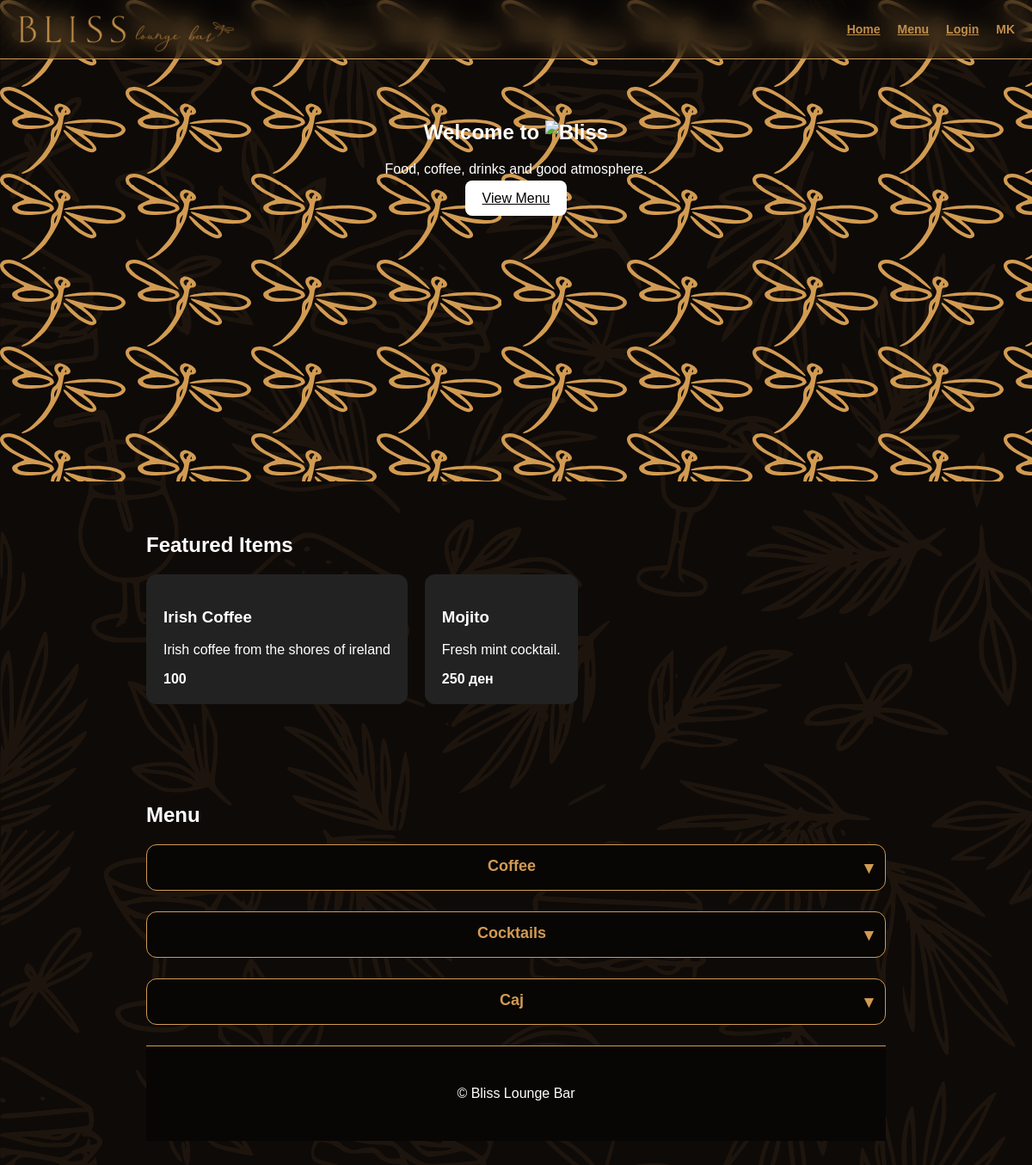
Before: / with the older database file.
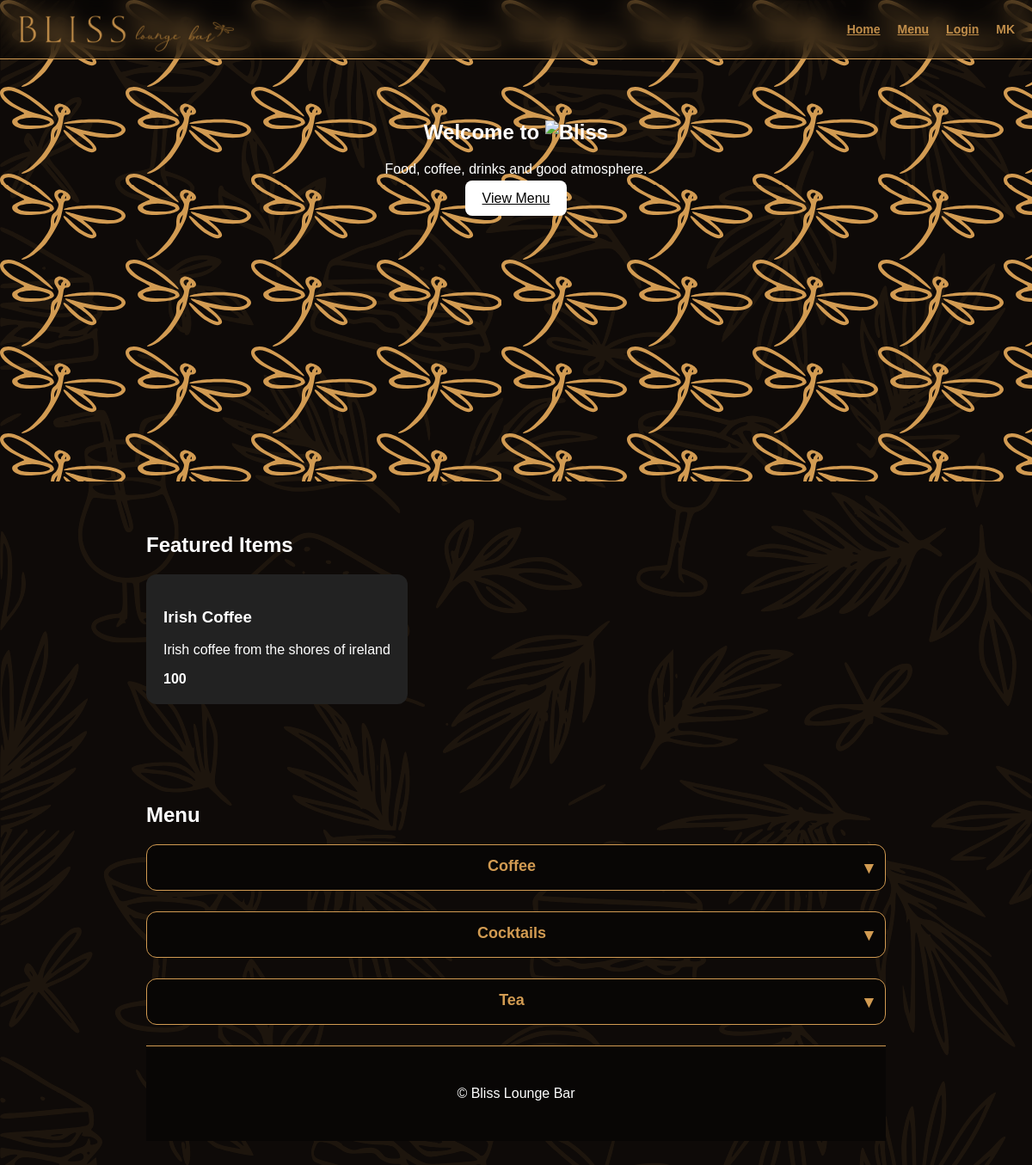
After: the same page with the newer database file.
### tables this page shows
CREATE TABLE items (
            id TEXT PRIMARY KEY,
            category_id TEXT,
            subcategory_id TEXT,
            name_en TEXT NOT NULL,
            name_mk TEXT NOT NULL,
            description_en TEXT DEFAULT '',
            description_mk TEXT DEFAULT '',
            price TEXT DEFAULT '',
            image TEXT DEFAULT '',
            featured INTEGER DEFAULT 0,
            FOREIGN KEY (category_id) REFERENCES categories(id) ON DELETE CASCADE,
            FOREIGN KEY (subcategory_id) REFERENCES subcategories(id) ON DELETE CASCADE
        );

CREATE TABLE categories (
            id TEXT PRIMARY KEY,
            name_en TEXT NOT NULL,
            name_mk TEXT NOT NULL
        );

### app.py (the view)
@app.route("/")
def home():
    lang = get_language()
    data = load_data()
    translated_categories = [
        translate_category(category, lang) for category in data["categories"]
    ]
    featured_items = get_featured_items(data, lang)
    return render_template(
        "index.html",
        lang=lang,
        categories=translated_categories,
        featured_items=featured_items,
    )

### app.py (called while the page is built)
def get_db():
    conn = sqlite3.connect(DATABASE)
    conn.row_factory = sqlite3.Row
    conn.execute("PRAGMA foreign_keys = ON")
    return conn

def row_to_item(row):
    return {
        "id": row["id"],
        "name_en": row["name_en"],
        "name_mk": row["name_mk"],
        "description_en": row["description_en"],
        "description_mk": row["description_mk"],
        "price": row["price"],
        "image": row["image"],
        "featured": bool(row["featured"]),
    }

def get_language():
    lang = request.args.get("lang", "en")
    if lang not in ["en", "mk"]:
        lang = "en"
    return lang

def translate_item(item, lang):
    return {
        "id": item["id"],
        "name": item.get(f"name_{lang}", item.get("name_en", "")),
        "name_en": item.get("name_en", ""),
        "name_mk": item.get("name_mk", ""),
        "description": item.get(f"description_{lang}", item.get("description_en", "")),
        "description_en": item.get("description_en", ""),
        "description_mk": item.get("description_mk", ""),
        "price": item.get("price", ""),
        "image": item.get("image", ""),
        "featured": item.get("featured", False),
    }

def translate_subcategory(subcategory, lang):
    return {
        "id": subcategory["id"],
        "name": subcategory.get(f"name_{lang}", subcategory.get("name_en", "")),
        "name_en": subcategory.get("name_en", ""),
        "name_mk": subcategory.get("name_mk", ""),
        "items": [translate_item(item, lang) for item in subcategory.get("items", [])],
    }

def translate_category(category, lang):
    return {
        "id": category["id"],
        "name": category.get(f"name_{lang}", category.get("name_en", "")),
        "name_en": category.get("name_en", ""),
        "name_mk": category.get("name_mk", ""),
        "items": [translate_item(item, lang) for item in category.get("items", [])],
        "subcategories": [
            translate_subcategory(subcategory, lang)
            for subcategory in category.get("subcategories", [])
        ],
    }

### templates/index.html (shortened to what this page needs)
<!DOCTYPE html>
<html lang="{{ lang }}">
<head>
    <link rel="stylesheet" href="{{ url_for('static', filename='style.css') }}">
</head>
<body>
    <header>
        <nav class="navbar">
    <div class="nav-top">
    <a href="/" class="logo">
        <img src="{{ url_for('static', filename='images/bliss-logo (BLISS).png') }}" alt="Bliss Logo">
        <img class="logo-sub"
             src="{{ url_for('static', filename='images/bliss-logo (LOUNGE BAR).png') }}"
             alt="Lounge Bar">
    </a>
</div>
    <div class="nav-links">
    <a href="/">Home</a>
    <a href="#menu">Menu</a>
    <a href="/admin">Login</a>
    {% if lang == "en" %}
    <a href="/?lang=mk" class="lang-btn">MK</a>
    {% else %}
    <a href="/?lang=en" class="lang-btn">EN</a>
    {% endif %}
</div>
</nav>
    </header>
    <section class="hero">
        <h2 class="hero-title">
    {% if lang == "en" %}
        Welcome to
    {% else %}
        Добредојдовте во
    {% endif %}
    <span class="hero-logo">
        <img src="{{ url_for('static', filename='images/bliss-logo.png') }}" alt="Bliss">
    </span>
</h2>
        <p>
            {% if lang == "en" %}
            Food, coffee, drinks and good atmosphere.
            {% else %}
            Храна, кафе, пијалоци и добра атмосфера.
            {% endif %}
        </p>
        <a href="#menu" class="button">
            {% if lang == "en" %}
            View Menu
            {% else %}
            Види Мени
            {% endif %}
        </a>
    </section>
    <section class="featured">
        <h2>
            {% if lang == "en" %}
            Featured Items
            {% else %}
            Издвоени производи
            {% endif %}
        </h2>
        <div class="featured-slider">
            {% for item in featured_items %}
            <div class="featured-card">
                <h3>{{ item.name }}</h3>
                <p>{{ item.description }}</p>
                <strong>{{ item.price }}</strong>
            </div>
            {% endfor %}
        </div>
    </section>
    <section id="menu" class="menu">
        <h2>
            {% if lang == "en" %}
            Menu
            {% else %}
            Мени
            {% endif %}
        </h2>
        {% for category in categories %}
<div class="menu-category">
    <button class="category-toggle">
        {{ category.name }}
    </button>
</div>
{% endfor %}
    <footer>
        <p>© Bliss Lounge Bar</p>
    </footer>
</body>
</html>

### static/style.css (style rules this page uses)
:root { --accent-color: #d29b52; }
html { scroll-behavior: smooth; }
* { box-sizing: border-box; }
body { margin: 0; font-family: Arial, sans-serif; color: white; background-color: #0e0a08; position: relative; }
body::before { content: ""; position: fixed; inset: 0; background-image: url("/static/images/BlissSendviciFM.svg"); background-repeat: no-repeat; background-position: top center; background-size: 100% auto; opacity: 0.08; pointer-events: none; z-index: -1; }
.navbar { position: fixed; top: 0; left: 0; width: 100%; display: flex; flex-direction: column; background: rgba(0, 0, 0, 0.4); backdrop-filter: blur(12px); border-bottom: 1px solid var(--accent-color); height: 70px; overflow: hidden; transition: height 0.4s ease; z-index: 1000; }
.nav-links { display: flex; gap: 20px; align-items: center; }
.nav-links a { font-size: 14px; color: var(--accent-color); opacity: 0.9; transition: 0.3s; position: relative; }
.nav-links a::after { content: ""; position: absolute; left: 0; bottom: -4px; width: 0%; height: 2px; background: var(--accent-color); transition: 0.3s; }
.nav-top { display: flex; justify-content: space-between; align-items: center; padding: 15px 20px; }
.logo img { height: 38px; width: auto; display: block; }
.logo { display: flex; align-items: flex-end !important; gap: 8px; }
.logo-sub { height: 18px; width: auto; opacity: 0.8; position: relative; top: 8px; }
.hero { min-height: 80vh; padding: 80px 20px; padding-top: 120px !important; text-align: center; background: url("/static/images/BLISSDragonflyFM.svg") }
.hero-logo img { height: 22px; }
.button, button { padding: 12px 20px; border: none; background: white; color: black; cursor: pointer; border-radius: 8px; }
.featured, .menu, .admin-panel, .admin-login { padding: 40px 20px; max-width: 900px; margin: auto; }
.featured-slider { display: flex; overflow-x: auto; gap: 20px; }
.featured-card, .menu-item, .admin-category, .admin-item { background: #222; padding: 20px; border-radius: 12px; margin-bottom: 15px; }
.category-toggle { width: 100%; background: #080605; border: 1px solid var(--accent-color); color: var(--accent-color); padding: 14px; border-radius: 12px; font-size: 18px; font-weight: 600; cursor: pointer; transition: 0.3s; }
.category-toggle::after { content: "▾"; float: right; font-size: 20px; transition: 0.3s; }
.menu-category { margin-bottom: 3dvh; }
footer { text-align: center; padding: 30px; background: #080605; border-top: 1px solid var(--accent-color); }
@media (min-width: 769px) { .navbar { flex-direction: row; height: auto; overflow: visible; align-items: center; padding: 15px 20px; } }
@media (min-width: 769px) { .nav-top { padding: 0; } }
@media (min-width: 769px) { .nav-links { margin-left: auto; opacity: 1; } }
.hero { min-height: 70vh; }
.lang-btn { color: var(--accent-color); font-size: 14px; text-decoration: none; }
@media (min-width: 769px) { .nav-links a { font-weight: 600; } }
html { scroll-behavior: smooth; scroll-padding-top: 90px; }

Changed rows visible on the page:
removed items: name "Mojito", description "Fresh mint cocktail.", price "250 ден"
removed categories: name "Caj"
added categories: name "Tea"
